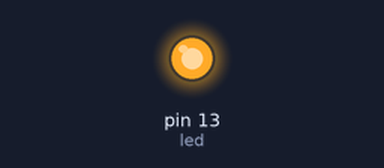
The sketch below on a simulated Arduino Uno, built with avr-gcc and run on an emulated ATmega328P. Parts: output pins drawn as LEDs (lit = HIGH).

Above: at 0.16 s.
At 2.8 s:
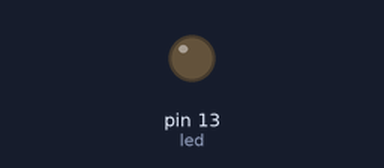
Timing chart, 0 to 6.9 s (numbered marks = the images above):
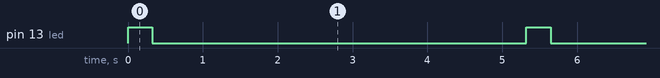

Measured:
- by itself, pin 13 (led): alternates HIGH for 0.32 s and LOW for 5.0 s

The sketch:

IRSamsungSend.ino
```cpp
// (licence header left out)
#include <IRremote.h>
int led = 13;
IRsend irsend;

//FYI: on our samsung TV the protocol used is 32 bit NEC and the code for power is 0xF4BA2988.


void setup()
{
    pinMode(led, OUTPUT);
}

void loop() {

  // Working
	for (int i = 0; i < 3; i++) {
    digitalWrite(led, HIGH);   // turn the LED on (HIGH is the voltage level
		irsend.sendSAMSUNG(0xE0E040BF, 32);
		delay(40);
    digitalWrite(led, LOW);    // turn the LED off by making the voltage LOW
	}

	delay(5000); //5 second delay between each signal burst
}
```
